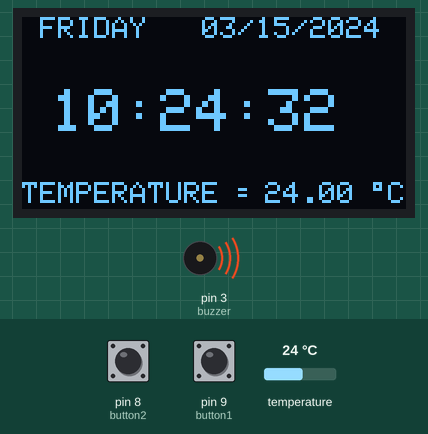
The sketch below on a simulated Arduino Uno, built with avr-gcc and run on an emulated ATmega328P. Shown: 128×64 one-colour display, buzzer (waves = sounding, pin HIGH). Wiring (inferred from the names in the program): DS3231 clock at I2C address 0x68. The inputs (shaded band) are chosen by the test bench; at power-on: pin 9 (button1) HIGH, pin 8 (button2) HIGH, temperature 24 °C. The local clock reads 2024-03-15 10:24:30 at power-on unless the sketch sets it.

Above: at 2.3 s.
2.4 s: pin 9 (button1) pulled LOW for 0.2 s
At 2.77 s:
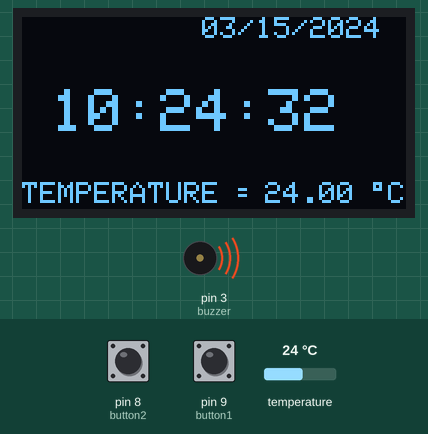
4.1 s: pin 8 (button2) pulled LOW for 0.2 s
At 4.79 s:
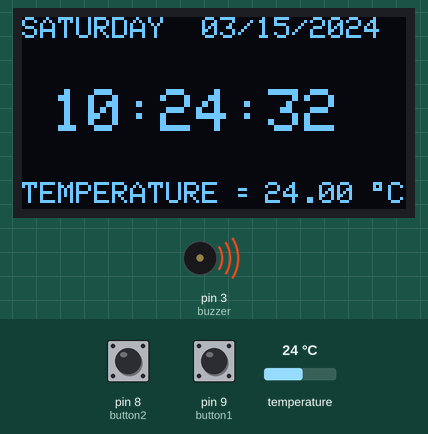
6.4 s: pin 8 (button2) pulled LOW for 1 s
At 8.0 s:
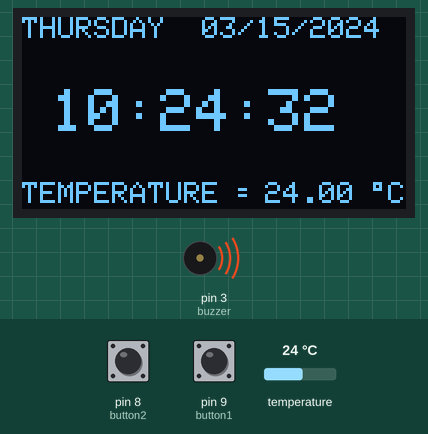
8.9 s: pin 9 (button1) pulled LOW for 1 s
At 10.07 s:
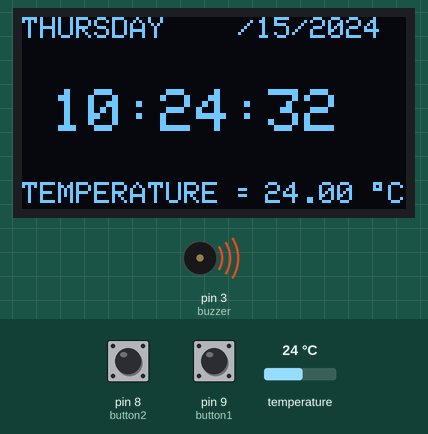
11.4 s: pin 9 (button1) pulsed LOW 5 times (0.12 s each, 0.3 s apart)
At 14.0 s:
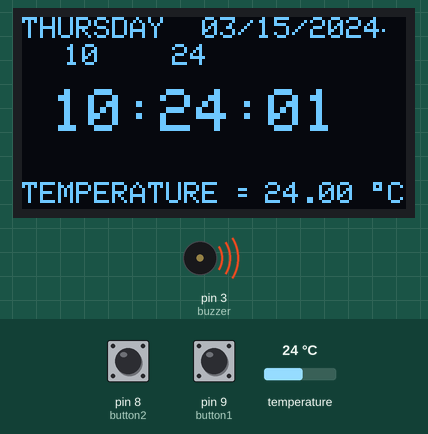
15.9 s: temperature set to 12 °C
At 17.5 s:
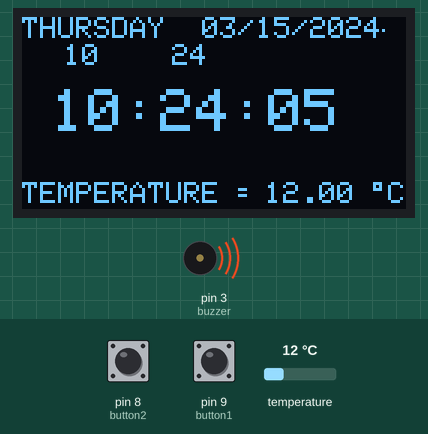
Timing chart, 0 to 18.6 s (numbered marks = the images above; inputs shaded):
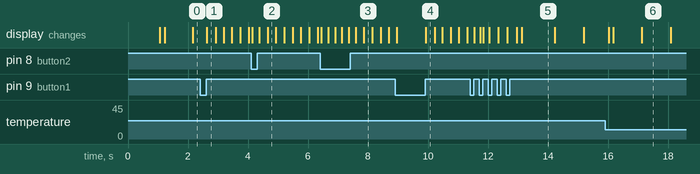

The sketch:

DS3231.ino
```cpp
#include <SPI.h>
#include <Wire.h>
#include <Adafruit_GFX.h>
#include <Adafruit_SSD1306.h>

// Setup SSD1306 screen
#define SCREEN_WIDTH 128    // OLED display width, in pixels
#define SCREEN_HEIGHT 64    // OLED display height, in pixels
#define OLED_RESET 4        // Reset pin
#define CLK_DURING 800000UL // Speed (in Hz) for Wire transmissions in SSD1306 library calls
TwoWire twi = TwoWire();    // create our own TwoWire instance
Adafruit_SSD1306 display(SCREEN_WIDTH, SCREEN_HEIGHT, &twi, OLED_RESET, CLK_DURING);

#define DS3231_ADDR 0x68  // DS3231 clock I2C address
#define SSD1306_ADDR 0x3C // SSD1306 display I2C address

#define button1 9 // Button B1 is connected to Arduino pin 9
#define button2 8 // Button B2 is connected to Arduino pin 8
#define buzzer 3

char Time[] = "  :  :  ";
char Calendar[] = "  /  /20  ";
char temperature[] = " 00.00";
char temperature_msb;
byte i, second, minute, hour, day, date, month, year, temperature_lsb;

// A time/day pair for an alarm
struct AlarmTime
{
  char *time;
  byte daysMask;
};

// Bitmask for days of the week
enum Days
{
  SUNDAY = (1u << 1),
  MONDAY = (1u << 2),
  TUESDAY = (1u << 3),
  WEDNESDAY = (1u << 4),
  THURSDAY = (1u << 5),
  FRIDAY = (1u << 6),
  SATURDAY = (1u << 7)
};

// Store the times to alarm:  "HH:MM:SS", <day1 + day2 ...>
const AlarmTime alarmTimes[] = {
    {"07:55:00", MONDAY + TUESDAY + THURSDAY + FRIDAY},
    {"09:00:00", MONDAY + TUESDAY + THURSDAY + FRIDAY},
    {"12:25:00", MONDAY + TUESDAY + THURSDAY + FRIDAY},
    {"13:30:00", MONDAY + TUESDAY + THURSDAY + FRIDAY},
    {"14:00:00", WEDNESDAY}};
const byte alarmCount = sizeof(alarmTimes) / sizeof(*alarmTimes);

void setup(void)
{
  pinMode(button1, INPUT_PULLUP);
  pinMode(button2, INPUT_PULLUP);
  pinMode(buzzer, OUTPUT);
  digitalWrite(buzzer, HIGH);
  delay(1000);
  Serial.begin(115200);

  // by default, we'll generate the high voltage from the 3.3v line internally! (neat!)
  display.begin(SSD1306_SWITCHCAPVCC, SSD1306_ADDR); // initialize with the I2C addr
  // init done

  // Clear the display buffer.
  display.clearDisplay();
  display.display();

  display.setTextColor(WHITE, BLACK);
  display.drawRect(117, 55, 3, 3, WHITE); // Put degree symbol ( ° )
  draw_text(0, 55, "TEMPERATURE =", 1);
  draw_text(122, 55, "C", 1);
}

// True when within the alarm period
// Currently alarms for 10 seconds
bool timeToAlarm()
{
  for (int i = 0; i < alarmCount; i++)
  {
    if (Time[0] == alarmTimes[i].time[0] && Time[1] == alarmTimes[i].time[1] &&
        Time[3] == alarmTimes[i].time[3] && Time[4] == alarmTimes[i].time[4] &&
        Time[6] == alarmTimes[i].time[6] && ((1u << day) & alarmTimes[i].daysMask))
    {
      return true;
    }
  }
  return false;
}

void displayDayText()
{
  switch (day)
  {
  case 1:
    draw_text(0, 0, " SUNDAY  ", 1);
    break;
  case 2:
    draw_text(0, 0, " MONDAY  ", 1);
    break;
  case 3:
    draw_text(0, 0, " TUESDAY ", 1);
    break;
  case 4:
    draw_text(0, 0, "WEDNESDAY", 1);
    break;
  case 5:
    draw_text(0, 0, "THURSDAY ", 1);
    break;
  case 6:
    draw_text(0, 0, " FRIDAY  ", 1);
    break;
  case 7:
    draw_text(0, 0, "SATURDAY ", 1);
    break;
  default:
    draw_text(0, 0, "**ERROR**", 1);
  }
}

byte bcdToDecimal(byte value)
{
  return (value >> 4) * 10 + (value & 0x0F);
}
byte decimalToBcd(byte value)
{
  return ((value / 10) << 4) + (value % 10);
}

char onesDigit(byte val)
{
  return val % 10 + 48;
}
char tensDigit(byte val)
{
  return val / 10 + 48;
}

void convertTimeFromBcdToDecimal()
{
  second = bcdToDecimal(second);
  minute = bcdToDecimal(minute);
  hour = bcdToDecimal(hour);
  date = bcdToDecimal(date);
  month = bcdToDecimal(month);
  year = bcdToDecimal(year);
}

void convertTimeFromDecimalToBcd()
{
  minute = decimalToBcd(minute);
  hour = decimalToBcd(hour);
  date = decimalToBcd(date);
  month = decimalToBcd(month);
  year = decimalToBcd(year);
}

void DS3231_display()
{
  Time[7] = onesDigit(second);
  Time[6] = tensDigit(second);
  Time[4] = onesDigit(minute);
  Time[3] = tensDigit(minute);
  Time[1] = onesDigit(hour);
  Time[0] = tensDigit(hour);
  Calendar[9] = onesDigit(year);
  Calendar[8] = tensDigit(year);
  Calendar[1] = onesDigit(month);
  Calendar[0] = tensDigit(month);
  Calendar[4] = onesDigit(date);
  Calendar[3] = tensDigit(date);
  if (temperature_msb < 0)
  {
    temperature_msb = abs(temperature_msb);
    temperature[0] = '-';
  }
  else
    temperature[0] = ' ';
  temperature_lsb >>= 6;
  temperature[2] = onesDigit(temperature_msb);
  temperature[1] = tensDigit(temperature_msb);
  if (temperature_lsb == 0 || temperature_lsb == 2)
  {
    temperature[5] = '0';
    if (temperature_lsb == 0)
      temperature[4] = '0';
    else
      temperature[4] = '5';
  }
  if (temperature_lsb == 1 || temperature_lsb == 3)
  {
    temperature[5] = '5';
    if (temperature_lsb == 1)
      temperature[4] = '2';
    else
      temperature[4] = '7';
  }

  draw_text(60, 0, Calendar, 1);     // Display the date (format: dd/mm/yyyy)
  draw_text(10, 24, Time, 2);        // Display the time
  draw_text(75, 55, temperature, 1); // Display the temperature
}

void soundAlarm()
{
  if (timeToAlarm())
  {
    digitalWrite(buzzer, LOW);
  }
  else
  {
    digitalWrite(buzzer, HIGH);
  }
}

void blink_parameter()
{
  byte j = 0;
  while (j < 10 && digitalRead(button1) && digitalRead(button2))
  {
    j++;
    delay(25);
  }
}

byte edit(byte x_pos, byte y_pos, byte parameter)
{
  char text[3];
  sprintf(text, "%02u", parameter);
  while (!digitalRead(button1))
    ; // Wait until button B1 released
  while (true)
  {
    while (!digitalRead(button2))
    { // If button B2 is pressed
      parameter++;
      if (i == 0 && parameter > 31) // If date > 31 ==> date = 1
        parameter = 1;
      if (i == 1 && parameter > 12) // If month > 12 ==> month = 1
        parameter = 1;
      if (i == 2 && parameter > 99) // If year > 99 ==> year = 0
        parameter = 0;
      if (i == 3 && parameter > 23) // If hours > 23 ==> hours = 0
        parameter = 0;
      if (i == 4 && parameter > 59) // If minutes > 59 ==> minutes = 0
        parameter = 0;
      sprintf(text, "%02u", parameter);
      draw_text(x_pos, y_pos, text, 1);
      delay(200); // Wait 200ms
    }
    draw_text(x_pos, y_pos, "  ", 1);
    blink_parameter();
    draw_text(x_pos, y_pos, text, 1);
    blink_parameter();
    if (!digitalRead(button1))
    {                   // If button B1 is pressed
      i++;              // Increament 'i' for the next parameter
      return parameter; // Return parameter value and exit
    }
  }
}

void draw_text(byte x_pos, byte y_pos, char *text, byte text_size)
{
  display.setCursor(x_pos, y_pos);
  display.setTextSize(text_size);
  display.print(text);
  display.display();
}

void readBcdTimeFromClock()
{
  Wire.beginTransmission(DS3231_ADDR); // Start I2C protocol with DS3231 address
  Wire.write(0);                       // Send register address
  Wire.endTransmission(false);         // I2C restart
  Wire.requestFrom(DS3231_ADDR, 7);    // Request 7 bytes from DS3231 and release I2C bus at end of reading
  second = Wire.read();                // Read seconds from register 0
  minute = Wire.read();                // Read minuts from register 1
  hour = Wire.read();                  // Read hour from register 2
  day = Wire.read();                   // Read day from register 3
  date = Wire.read();                  // Read date from register 4
  month = Wire.read();                 // Read month from register 5
  year = Wire.read();                  // Read year from register 6
  Wire.beginTransmission(DS3231_ADDR); // Start I2C protocol with DS3231 address
  Wire.write(0x11);                    // Send register address
  Wire.endTransmission(false);         // I2C restart
  Wire.requestFrom(DS3231_ADDR, 2);    // Request 2 bytes from DS3231 and release I2C bus at end of reading
  temperature_msb = Wire.read();       // Read temperature MSB
  temperature_lsb = Wire.read();       // Read temperature LSB
}

void updateClockWithBcdTime()
{
  // Write data to DS3231 RTC
  Wire.beginTransmission(DS3231_ADDR); // Start I2C protocol with DS3231 address
  Wire.write(0);                       // Send register address
  Wire.write(0);                       // Reset sesonds and start oscillator
  Wire.write(minute);                  // Write minute
  Wire.write(hour);                    // Write hour
  Wire.write(day);                     // Write day
  Wire.write(date);                    // Write date
  Wire.write(month);                   // Write month
  Wire.write(year);                    // Write year
  Wire.endTransmission();              // Stop transmission and release the I2C bus
}

void loop()
{

  if (!digitalRead(button1))
  { // If button B1 is pressed
    i = 0;
    while (!digitalRead(button1))
      ; // Wait for button B1 release
    while (true)
    {
      while (!digitalRead(button2))
      {        // While button B2 pressed
        day++; // Increment day
        if (day > 7)
          day = 1;
        displayDayText(); // Call display_day function
        delay(200);       // Wait 200 ms
      }
      draw_text(0, 0, "         ", 1);
      blink_parameter();         // Call blink_parameter function
      displayDayText();          // Call display_day function
      blink_parameter();         // Call blink_parameter function
      if (!digitalRead(button1)) // If button B1 is pressed
        break;
    }
    //set position of text when editing on button press
    date = edit(60, 0, date);     // Edit date
    month = edit(80, 0, month);   // Edit month
    year = edit(110, 0, year);    // Edit year
    hour = edit(14, 9, hour);     // Edit hours
    minute = edit(50, 9, minute); // Edit minutes

    convertTimeFromDecimalToBcd();
    updateClockWithBcdTime();
    delay(200); // Wait 200ms
  }

  readBcdTimeFromClock(); // read date and time
  convertTimeFromBcdToDecimal();
  displayDayText();
  DS3231_display(); // Display time & calendar
  soundAlarm();
  delay(50); // Wait 50ms
}
```

Measured:
- after the input at 4.1 s, the display: changes after 0.05 s (image 2)
- after the input at 6.4 s, the display: first changes after 0.05 s (image 3 shows a later state)
- after the input at 11.4 s, the display: first changes after 0.15 s (image 5 shows a later state)
- what the display in image 5 shows lasts 1.1 s, from 13.1 s to 14.2 s
- what the display in image 6 shows lasts 1.0 s, from 17.1 s to 18.1 s
